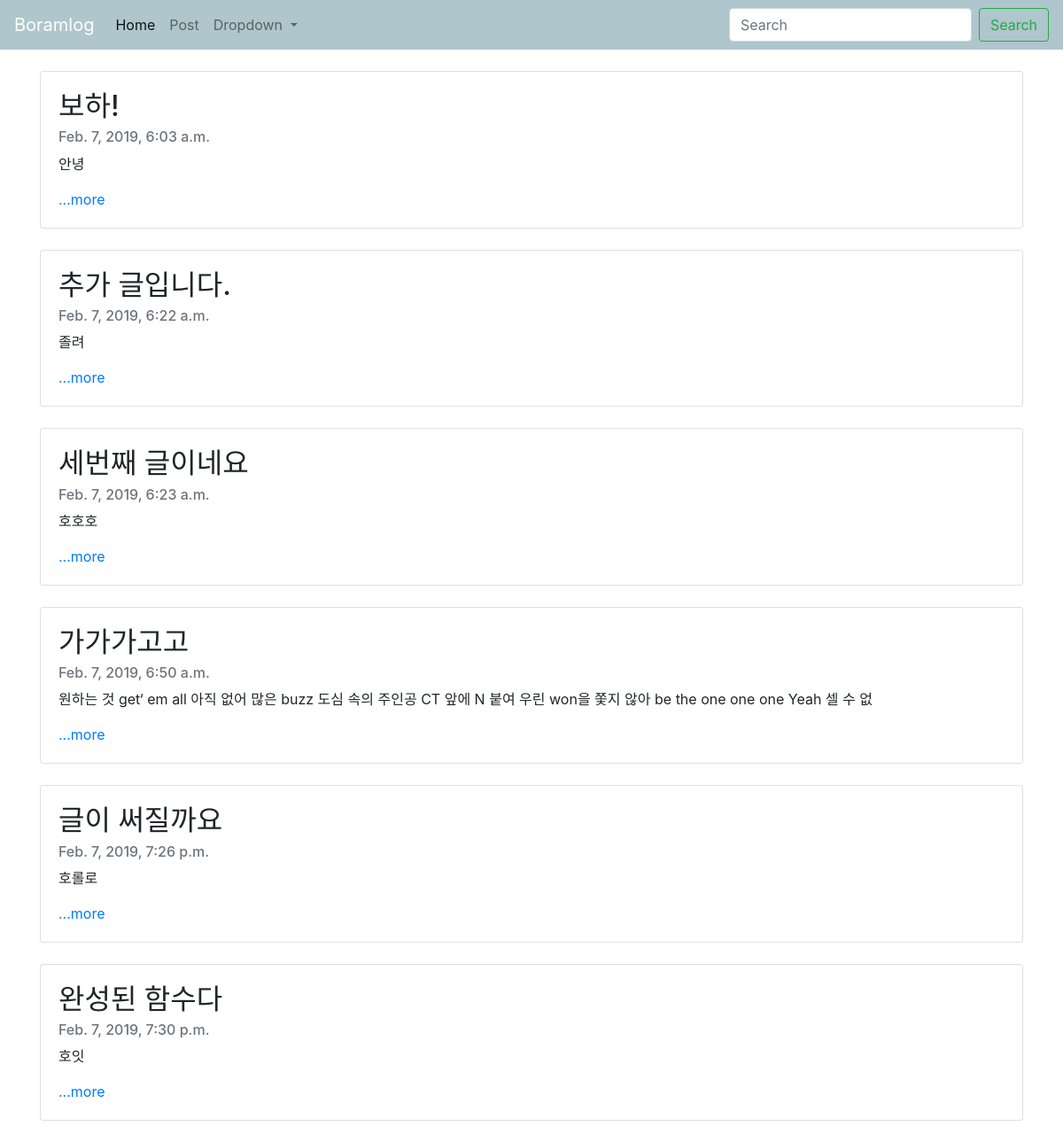
The page / on the database its author committed.
### blog/models.py (models this page shows, shortened)
class Blog(models.Model):
    title = models.CharField(max_length=200)
    pup_date = models.DateTimeField('date published')
    body = models.TextField()
    def summary(self):
        return self.body[:100]

### blog/views.py (the view)
# urls.py: path('', blog.views.home, name="home"),
def home(request):
    blogs = Blog.objects # 쿼리셋 # 메소드
    return render(request, 'home.html', {'blogs' : blogs})

### blog/templates/home.html
{% extends 'base.html'%}
{% block contents %}
<body>
    <br>
    <div class="container">
        {% for blog in blogs.all%}
            <div class="card">
                <div class="card-body">
                    <h2 class="card-title">{{blog.title}}</h2>
                    <h6 class="card-subtitle mb-2 text-muted">{{blog.pup_date}}</h6>
                    <p class="card-text">{{blog.summary}}</p>
                    <a href="{% url 'detail' blog.id%}" class="card-link">...more</a>
                </div>
            </div>
            <br>
        {%endfor%}
    </div>
</body>
{% endblock%}

### blog_project/templates/base.html (shortened to what this page needs)
<head>
    <link rel="stylesheet" href="https://stackpath.bootstrapcdn.com/bootstrap/4.2.1/css/bootstrap.min.css"
>
</head>
<body>
    <nav class="navbar navbar-expand-lg navbar-light" style="background-color: #aec6cc;">
        <a class="navbar-brand" style="color: white;">Boramlog</a>
        <div class="collapse navbar-collapse" id="navbarSupportedContent">
            <ul class="navbar-nav mr-auto">
                <li class="nav-item active">
                    <a class="nav-link" href="{%url 'home'%}">Home<span class="sr-only">(current)</span></a>
                </li>
                <li class="nav-item">
                    <a class="nav-link" href="{%url 'new'%}">Post</a>
                </li>
                <li class="nav-item dropdown">
                    <a class="nav-link dropdown-toggle" href="#" id="navbarDropdown" role="button"
                        data-toggle="dropdown" aria-haspopup="true" aria-expanded="false">
                        Dropdown
                    </a>
                </li>
            </ul>
            <form class="form-inline my-2 my-lg-0">
                <input class="form-control mr-sm-2" type="search" placeholder="Search" aria-label="Search">
                <button class="btn btn-outline-success my-2 my-sm-0" type="submit">Search</button>
            </form>
        </div>
    </nav>
    {% block contents %}
    {% endblock %}
    </body>

### rows shown on the page
Blog: title "보하!", pup_date "Feb. 7, 2019, 6:03 a.m.", summary "안녕"
Blog: title "추가 글입니다.", pup_date "Feb. 7, 2019, 6:22 a.m.", summary "졸려"
Blog: title "세번째 글이네요", pup_date "Feb. 7, 2019, 6:23 a.m.", summary "호호호"
Blog: title "가가가고고", pup_date "Feb. 7, 2019, 6:50 a.m.", summary "원하는 것 get‘ em all 아직 없어 많은 buzz 도심 속의 주인공 CT 앞에 N 붙여 우린 won을 쫓지 않아 be the one one one Yeah 셀 수 없"
Blog: title "글이 써질까요", pup_date "Feb. 7, 2019, 7:26 p.m.", summary "호롤로"
Blog: title "완성된 함수다", pup_date "Feb. 7, 2019, 7:30 p.m.", summary "호잇"
